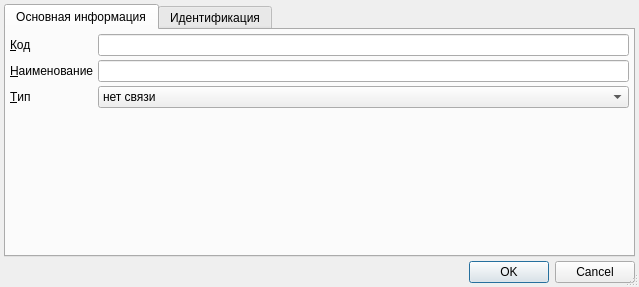
<?xml version="1.0" encoding="UTF-8"?>
<ui version="4.0">
 <class>ItemEditorDialog</class>
 <widget class="QDialog" name="ItemEditorDialog">
  <property name="geometry">
   <rect>
    <x>0</x>
    <y>0</y>
    <width>639</width>
    <height>287</height>
   </rect>
  </property>
  <property name="windowTitle">
   <string>ChangeMe!</string>
  </property>
  <property name="sizeGripEnabled">
   <bool>true</bool>
  </property>
  <layout class="QGridLayout">
   <property name="margin">
    <number>4</number>
   </property>
   <property name="spacing">
    <number>4</number>
   </property>
   <item row="0" column="0">
    <widget class="QTabWidget" name="tabWidget">
     <property name="currentIndex">
      <number>0</number>
     </property>
     <widget class="QWidget" name="tabMain">
      <attribute name="title">
       <string>Основная информация</string>
      </attribute>
      <layout class="QGridLayout" name="gridLayout">
       <property name="margin">
        <number>4</number>
       </property>
       <property name="spacing">
        <number>4</number>
       </property>
       <item row="0" column="0">
        <widget class="QLabel" name="lblCode">
         <property name="sizePolicy">
          <sizepolicy hsizetype="Maximum" vsizetype="Preferred">
           <horstretch>0</horstretch>
           <verstretch>0</verstretch>
          </sizepolicy>
         </property>
         <property name="text">
          <string>&amp;Код</string>
         </property>
         <property name="buddy">
          <cstring>edtCode</cstring>
         </property>
        </widget>
       </item>
       <item row="0" column="1">
        <widget class="QLineEdit" name="edtCode"/>
       </item>
       <item row="1" column="0">
        <widget class="QLabel" name="lblName">
         <property name="sizePolicy">
          <sizepolicy hsizetype="Maximum" vsizetype="Preferred">
           <horstretch>0</horstretch>
           <verstretch>0</verstretch>
          </sizepolicy>
         </property>
         <property name="text">
          <string>&amp;Наименование</string>
         </property>
         <property name="buddy">
          <cstring>edtName</cstring>
         </property>
        </widget>
       </item>
       <item row="1" column="1">
        <widget class="QLineEdit" name="edtName"/>
       </item>
       <item row="2" column="0">
        <widget class="QLabel" name="lblType">
         <property name="sizePolicy">
          <sizepolicy hsizetype="Maximum" vsizetype="Preferred">
           <horstretch>0</horstretch>
           <verstretch>0</verstretch>
          </sizepolicy>
         </property>
         <property name="text">
          <string>&amp;Тип</string>
         </property>
         <property name="buddy">
          <cstring>cmbCharacterRelation</cstring>
         </property>
        </widget>
       </item>
       <item row="2" column="1">
        <widget class="QComboBox" name="cmbCharacterRelation">
         <item>
          <property name="text">
           <string>нет связи</string>
          </property>
         </item>
         <item>
          <property name="text">
           <string>только для острых</string>
          </property>
         </item>
         <item>
          <property name="text">
           <string>только для хронических</string>
          </property>
         </item>
         <item>
          <property name="text">
           <string>для острых и хронических (но не для Z-к)</string>
          </property>
         </item>
         <item>
          <property name="text">
           <string>только для Z-к</string>
          </property>
         </item>
        </widget>
       </item>
       <item row="3" column="0">
        <spacer name="spacer">
         <property name="orientation">
          <enum>Qt::Vertical</enum>
         </property>
         <property name="sizeHint" stdset="0">
          <size>
           <width>20</width>
           <height>143</height>
          </size>
         </property>
        </spacer>
       </item>
      </layout>
     </widget>
     <widget class="QWidget" name="tabIdentification">
      <attribute name="title">
       <string>Идентификация</string>
      </attribute>
      <layout class="QGridLayout" name="gridLayout_2">
       <property name="margin">
        <number>4</number>
       </property>
       <property name="spacing">
        <number>4</number>
       </property>
       <item row="0" column="0">
        <widget class="CInDocTableView" name="tblIdentification"/>
       </item>
      </layout>
     </widget>
    </widget>
   </item>
   <item row="1" column="0">
    <widget class="QDialogButtonBox" name="buttonBox">
     <property name="standardButtons">
      <set>QDialogButtonBox::Cancel|QDialogButtonBox::Ok</set>
     </property>
    </widget>
   </item>
  </layout>
 </widget>
 <customwidgets>
  <customwidget>
   <class>CInDocTableView</class>
   <extends>QTableView</extends>
   <header>library/InDocTable.h</header>
  </customwidget>
 </customwidgets>
 <resources/>
 <connections>
  <connection>
   <sender>buttonBox</sender>
   <signal>accepted()</signal>
   <receiver>ItemEditorDialog</receiver>
   <slot>accept()</slot>
   <hints>
    <hint type="sourcelabel">
     <x>319</x>
     <y>271</y>
    </hint>
    <hint type="destinationlabel">
     <x>319</x>
     <y>143</y>
    </hint>
   </hints>
  </connection>
  <connection>
   <sender>buttonBox</sender>
   <signal>rejected()</signal>
   <receiver>ItemEditorDialog</receiver>
   <slot>reject()</slot>
   <hints>
    <hint type="sourcelabel">
     <x>319</x>
     <y>271</y>
    </hint>
    <hint type="destinationlabel">
     <x>319</x>
     <y>143</y>
    </hint>
   </hints>
  </connection>
 </connections>
</ui>
